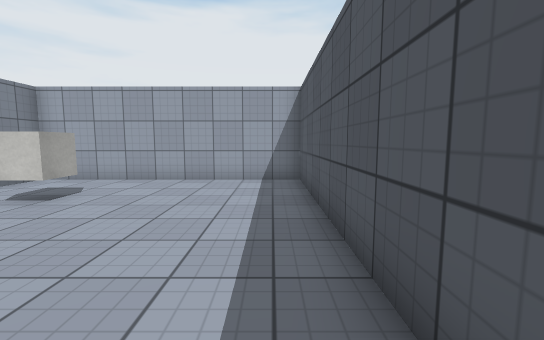
view 1 (above)

20 first-person views from a walk through a 3-D level made in the Unity game engine. The camera is 1.3 m above the floor, tilts 6° down and sees 90° across. The floor is counted in squares, 1 m on a side. Each view is taken from the middle of a square. On the plan, view 1 faces up. The plan holds only what a view shows up to about 13 squares ahead; the rest is blank. The player character is not drawn. Surface patterns are stand-ins for the level's own textures.

view 2
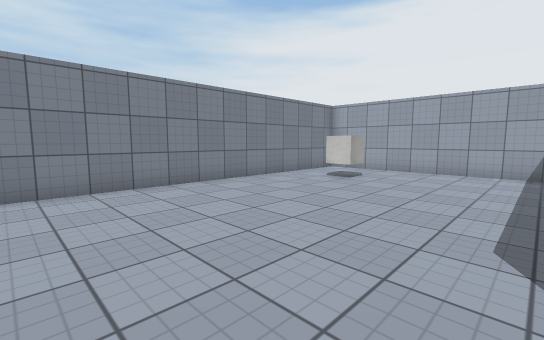

view 3
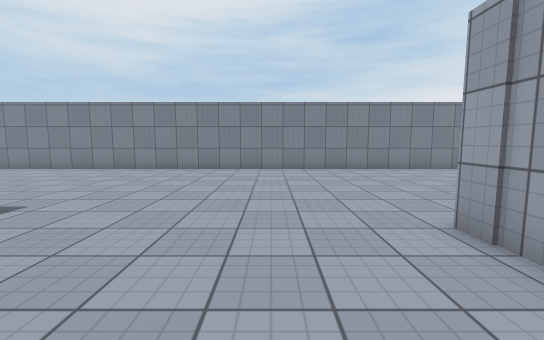

view 4
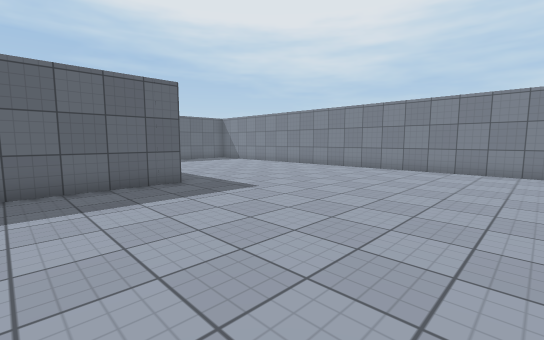

view 5
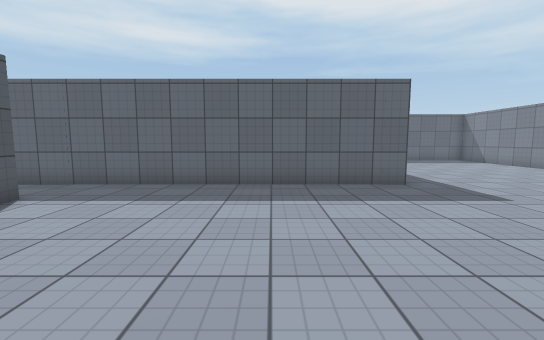

view 6
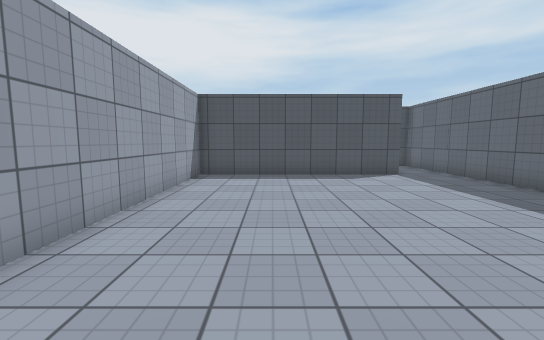

view 7
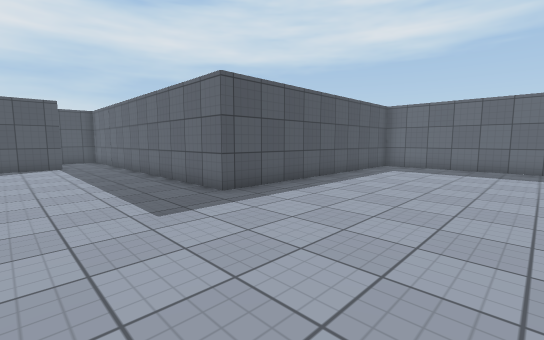

view 8
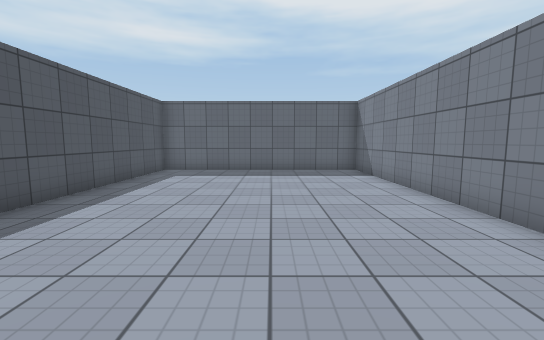

view 9
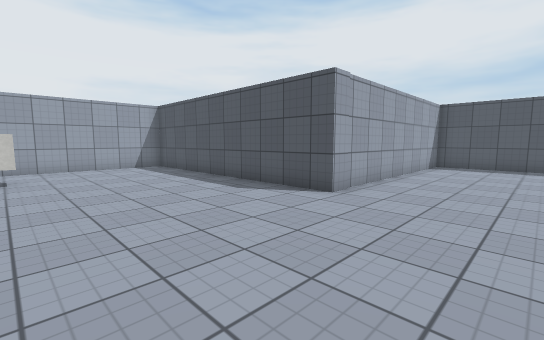

view 10
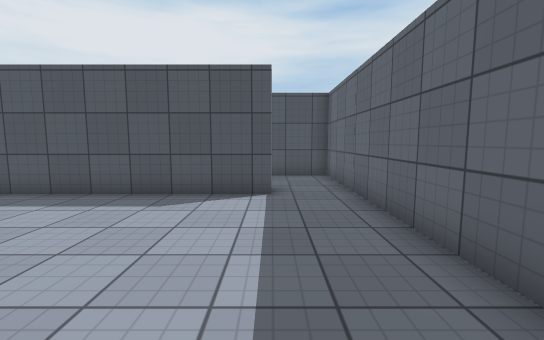

view 11
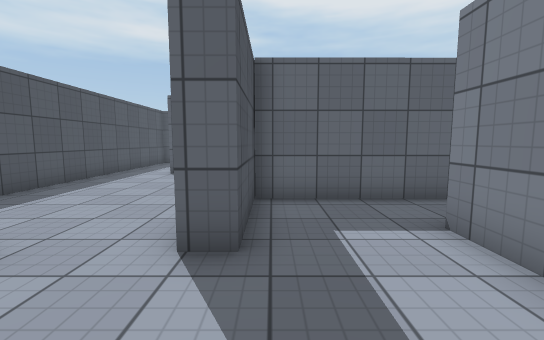

view 12
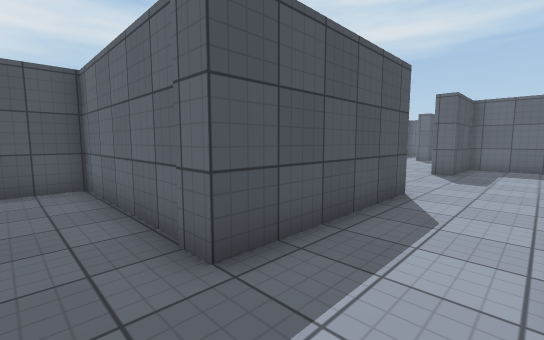

view 13
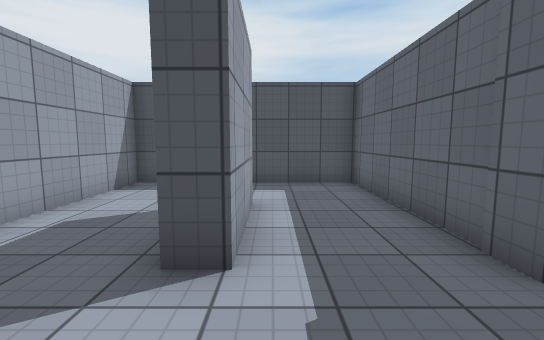

view 14
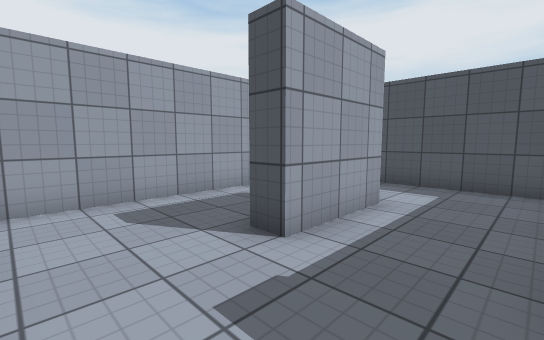

view 15
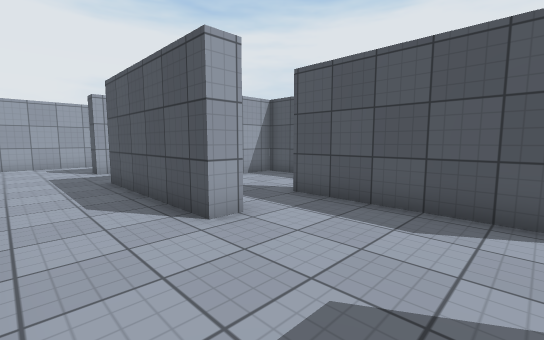

view 16
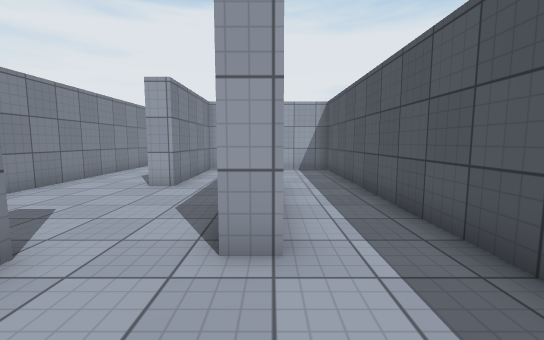

view 17
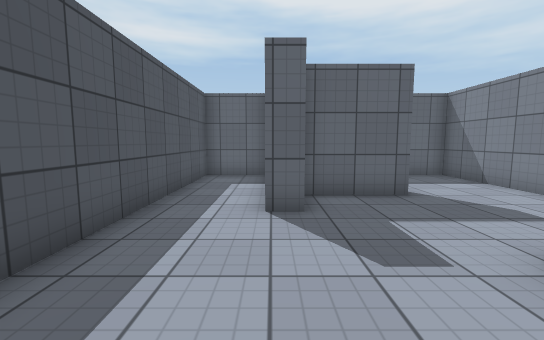

view 18
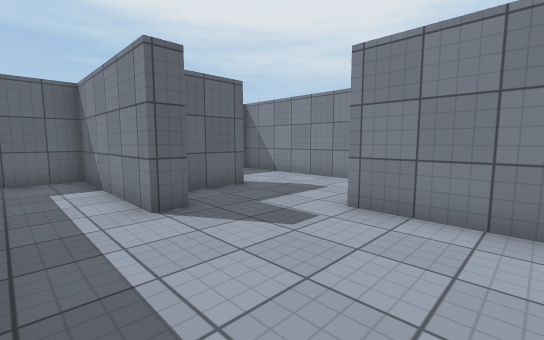

view 19
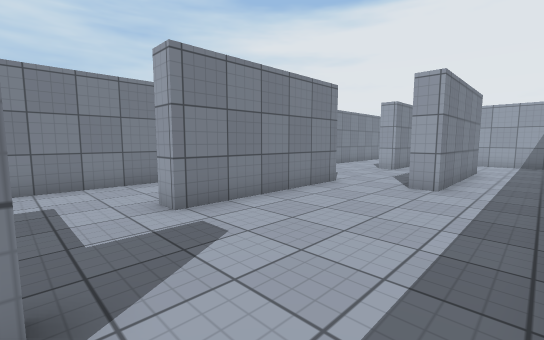

view 20
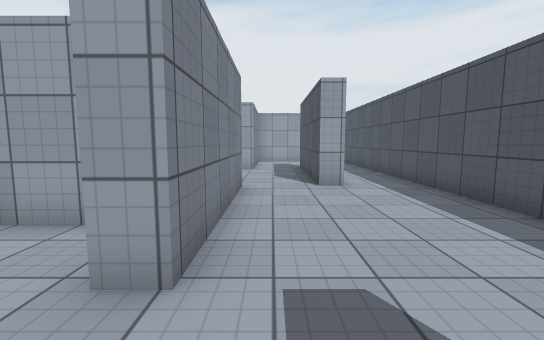

### Floor plan
Ten units are one square. View 1 is at (0, 0); x grows to the right and y downward. Boxes are objects, and circles mark ways between rooms. Rooms are numbered by the first view taken in them; rooms with no view inside come last. Other rooms are left out.
<svg viewBox="-84 -98 294 318">
<path fill="none" stroke="#000" d="M107 90 107 12 10 12 10 -93 -79 -93 -79 215 10 215 10 111 114 111M151 31 144 31 144 -24 205 -24 205 -68M114 -21 114 44M178 -54 147 -54 147 -62M114 75 114 90M174 80 174 36M205 -93 119 -93M114 111 144 111M144 115 144 81 151 81 151 96M174 160 181 160 181 215 205 215 205 95M146 176 172 176M131 119 118 119M114 124 114 215 128 215M151 96 151 137 144 137M181 80 174 80M181 24 181 80M174 36 174 24M151 -18 151 31M205 95 205 -17 185 -17"/>
<rect x="-65" y="-65" width="20" height="10" fill="#bbb"><title>cube</title></rect>
<circle cx="110" cy="95" r="3" fill="#2a7"/>
<circle cx="165" cy="85" r="3" fill="#2a7"/>
<circle cx="165" cy="30" r="3" fill="#2a7"/>
<circle cx="195" cy="85" r="3" fill="#2a7"/>
<text x="-10" y="60">1</text>
<text x="140" y="0">2</text>
<text x="160" y="160">3</text>
<text x="190" y="30">4</text>
</svg>
Room 1 opens to room 2. Room 2 opens to room 3. Room 2 opens to room 4. Room 3 opens to room 4.

Where each view was taken, in squares from view 1:
view 1: 0 up, 0 right, facing up
view 2: 3 down, 0 right, facing up-left
view 3: 4 down, 5 right, facing left
view 4: 3 down, 5 right, facing down-left
view 5: 3 down, 5 right, facing down
view 6: 4 down, 0 right, facing right
view 7: 7 down, 5 left, facing down-right
view 8: 9 down, 4 left, facing down
view 9: 5 down, 5 left, facing up-right
view 10: 9 down, 4 right, facing right
view 11: 5 down, 14 right, facing down
view 12: 4 up, 12 right, facing down-right
view 13: 5 up, 12 right, facing right
view 14: 3 up, 12 right, facing up-right
view 15: 7 down, 12 right, facing up-right
view 16: 11 down, 18 right, facing up
view 17: 11 down, 18 right, facing down
view 18: 11 down, 20 right, facing down-left
view 19: 16 down, 20 right, facing up-left
view 20: 16 down, 16 right, facing up
